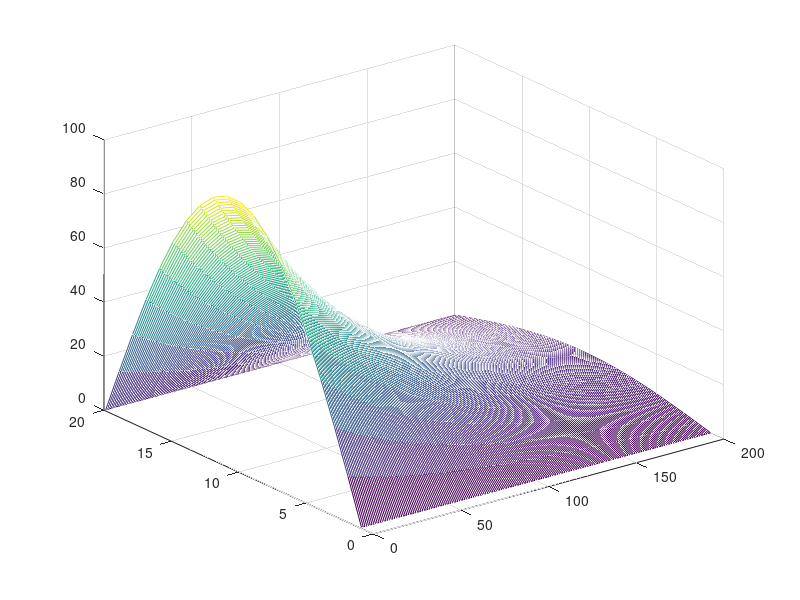

The MATLAB script that drew this image:
n = 20;
m = 200;

xf = 1;
tf = 0.25;

dx = xf / (n - 1)
dt = tf / (m - 1)

cell = zeros(n,m);

% valores iniciales (el ultimo se fuerza por error numerico de sin(pi)
for i=1:n
  cell(i,1) = 100 * sin(pi * (i-1) * dx);  
end
cell(n,1) = 0;

dx2 = dx^2
r = dt/dx2    

alpha = 1

% computo
for j = 2:m
  for i = 1:n    
    if (i == 1)
      %cell(i,j) = cell(i,j-1) + alpha * dt * ((cell(i+1,j-1) - cell(i,j-1))/dx2);
      cell(i,j) = 0;
    elseif (i == n)
      cell(i,j) = 0;
      %cell(i,j) = cell(i,j-1) + alpha * dt * ((cell(i-1,j-1) - cell(i,j-1))/dx2);
    else
      cell(i,j) = cell(i,j-1) + alpha * dt * ((cell(i+1,j-1) - 2 * cell(i,j-1) + cell(i-1,j-1))/dx2);
    end                
  end
end

%cell
figure
mesh(cell)
